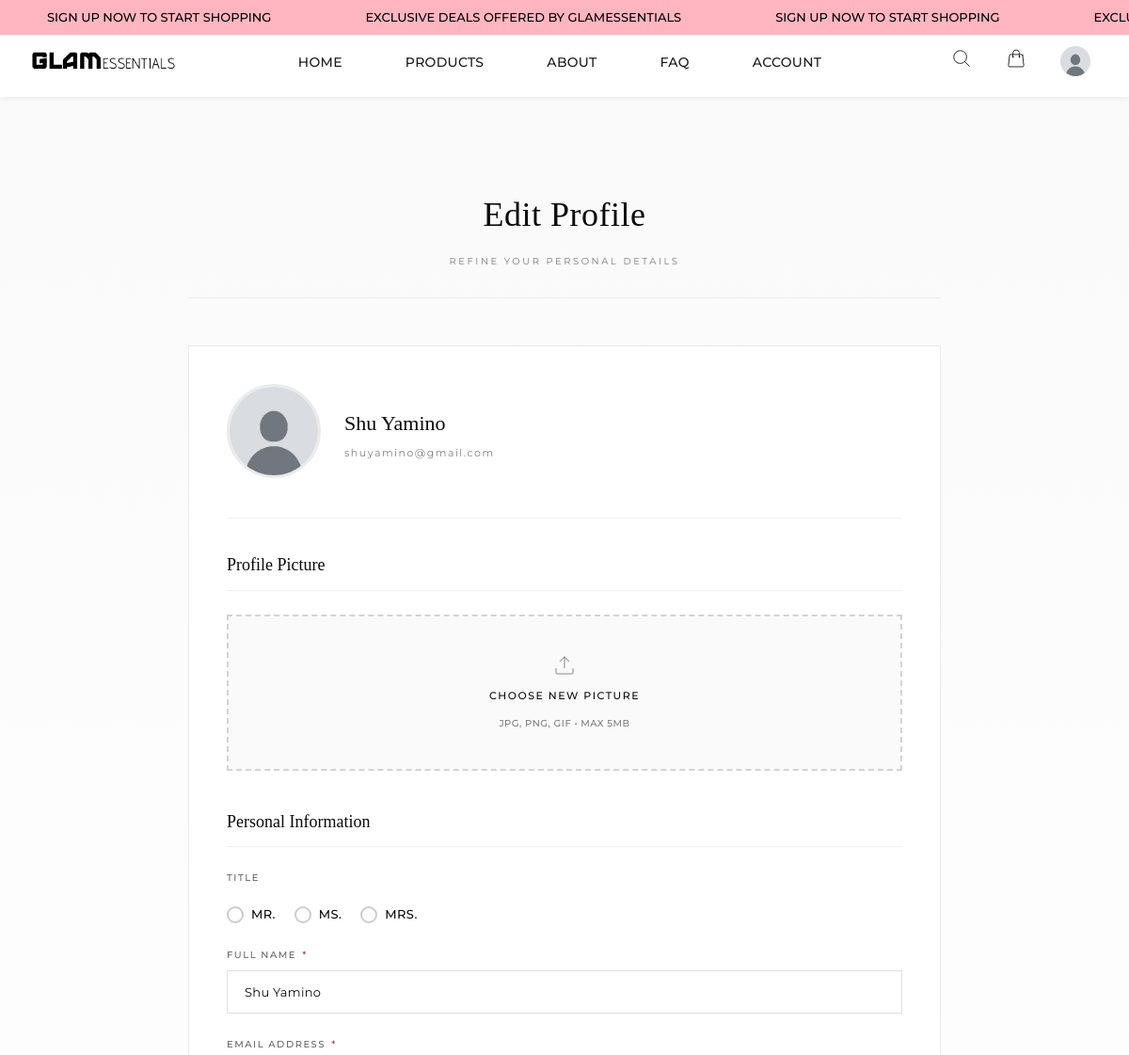
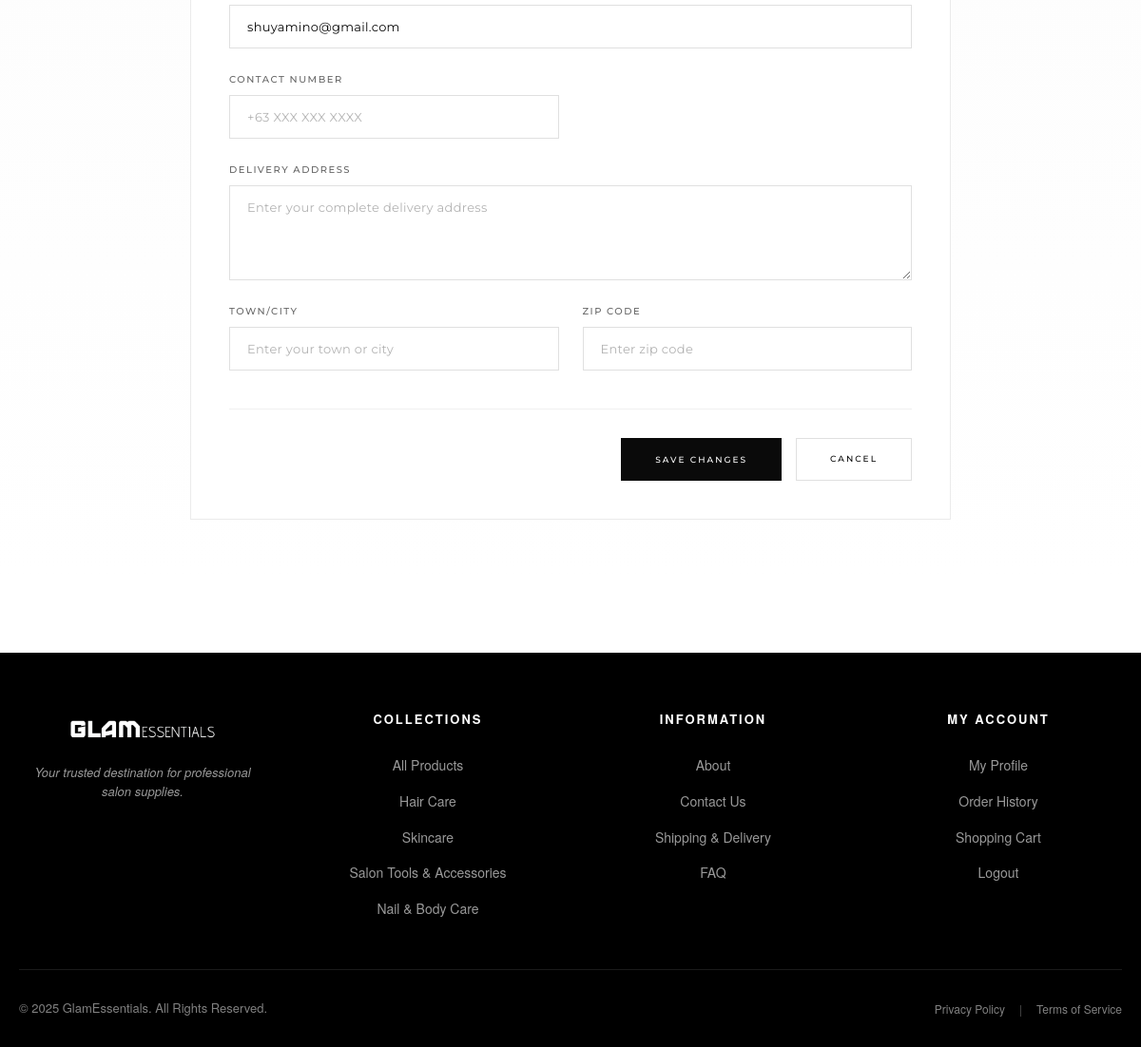
The page /user/edit_profile.php (signed in) on the database its author committed (2 pictures, top to bottom).
### tables this page shows
CREATE TABLE `users` (
  `user_id` int(11) NOT NULL,
  `name` varchar(255) NOT NULL,
  `email` varchar(255) NOT NULL,
  `password` varchar(255) NOT NULL,
  `img_name` varchar(255) DEFAULT NULL,
  `is_active` tinyint(1) NOT NULL DEFAULT 1,
  `last_login` datetime DEFAULT NULL,
  `role` enum('admin','staff','customer') NOT NULL DEFAULT 'customer',
  `created_at` timestamp NOT NULL DEFAULT current_timestamp()
);

CREATE TABLE `categories` (
  `category_id` int(11) NOT NULL,
  `category_name` varchar(64) NOT NULL,
  `img_name` varchar(255) DEFAULT NULL
);

### includes/config.php (called while the page is built, shortened)
<?php
$baseUrl = 'http://' . $_SERVER['HTTP_HOST'] . '/draftGlamEssentials';
?>

### user/edit_profile.php (the view, shortened to what this page needs)
<?php
require_once('../includes/config.php');
$user_id = (int) $_SESSION['user_id'];
$stmt = $conn->prepare("SELECT name, email, img_name FROM users WHERE user_id = ?");
$stmt->bind_param("i", $user_id);
$stmt->execute();
$current = $stmt->get_result()->fetch_assoc();
if (empty($current['img_name'])) {
	$defaultImg = 'nopfp.jpg';
	$upd = $conn->prepare("UPDATE users SET img_name = ? WHERE user_id = ?");
	$upd->bind_param("si", $defaultImg, $user_id);
	if ($upd->execute()) {
		$current['img_name'] = $defaultImg;
	}
}
$customer_stmt = $conn->prepare("SELECT customer_id, address, contact_no, title, town, zipcode FROM customers WHERE user_id = ?");
$customer_stmt->bind_param("i", $user_id);
$customer_stmt->execute();
$customer_result = $customer_stmt->get_result();
$customer_data = $customer_result->fetch_assoc();
require_once('../includes/header.php');
?>
<main class="edit-profile-page">
    <div class="edit-container">
        <div class="page-header">
            <h1 class="lux-title">Edit Profile</h1>
            <p class="lux-subtitle">Refine your personal details</p>
        </div>
        <div class="profile-card">
            <div class="current-avatar-section">
                <div class="avatar-preview">
                    <?php
					if (!empty($current['img_name'])) {
						$current_pic = htmlspecialchars($baseUrl) . '/user/images/profile_pictures/' . $current['img_name'];
                    } else {
						$current_pic = htmlspecialchars($baseUrl) . '/user/images/profile_pictures/nopfp.jpg';
                    }
                    ?>
                    <img src="<?php echo htmlspecialchars($current_pic); ?>"
                         alt="Current Profile Picture"
                         class="current-avatar"
                         id="avatarPreview"
						 onerror="this.src='<?php echo htmlspecialchars($baseUrl); ?>/user/images/profile_pictures/nopfp.jpg';">
                </div>
                <div class="avatar-info">
                    <h3 class="avatar-name"><?php echo htmlspecialchars($current['name']); ?></h3>
                    <p class="avatar-username"><?php echo htmlspecialchars($current['email']); ?></p>
                </div>
            </div>
            <form method="POST" enctype="multipart/form-data" class="edit-form">
                <div class="form-section">
                    <h3 class="section-title">Profile Picture</h3>
                    <div class="form-group file-upload-group">
                        <label for="profile_picture" class="file-upload-label">
                            <svg width="24" height="24" viewBox="0 0 24 24" fill="none" stroke="currentColor" stroke-width="1.5">
                                <path d="M21 15v4a2 2 0 0 1-2 2H5a2 2 0 0 1-2-2v-4"/><polyline points="17 8 12 3 7 8"/><line x1="12" y1="3" x2="12" y2="15"/>
                            </svg>
                            <span class="upload-text">Choose New Picture</span>
                            <span class="upload-hint">JPG, PNG, GIF • Max 5MB</span>
                        </label>
                    </div>
                </div>
                <div class="form-section">
                    <h3 class="section-title">Personal Information</h3>
                    <div class="form-grid">
                        <div class="form-group full-width">
                            <label>Title</label>
                            <div class="radio-group">
                                <label class="radio-label">
                                    <input type="radio" name="title" value="Mr."
                                           <?php echo (isset($customer_data['title']) && $customer_data['title'] === 'Mr.') ? 'checked' : ''; ?>>
                                    <span class="radio-text">Mr.</span>
                                </label>
                                <label class="radio-label">
                                    <input type="radio" name="title" value="Ms."
                                           <?php echo (isset($customer_data['title']) && $customer_data['title'] === 'Ms.') ? 'checked' : ''; ?>>
                                    <span class="radio-text">Ms.</span>
                                </label>
                                <label class="radio-label">
                                    <input type="radio" name="title" value="Mrs."
                                           <?php echo (isset($customer_data['title']) && $customer_data['title'] === 'Mrs.') ? 'checked' : ''; ?>>
                                    <span class="radio-text">Mrs.</span>
                                </label>
                            </div>
                        </div>
                        <div class="form-group full-width">
                            <label for="name">Full Name <span class="required">*</span></label>
                            <input type="text" id="name" name="name"
                                   value="<?php echo htmlspecialchars($current['name'] ?? ''); ?>"
                                   required class="form-input">
                        </div>
                        <div class="form-group full-width">
                            <label for="email">Email Address <span class="required">*</span></label>
                            <input type="email" id="email" name="email"
                                   value="<?php echo htmlspecialchars($current['email'] ?? ''); ?>"
                                   required class="form-input">
                        </div>
                        <div class="form-group">
                            <label for="contact_no">Contact Number</label>
                            <input type="text" id="contact_no" name="contact_no"
                                   value="<?php echo htmlspecialchars($customer_data['contact_no'] ?? ''); ?>"
                                   class="form-input" placeholder="+63 XXX XXX XXXX">
                        </div>
                        <div class="form-group full-width">
                            <label for="address">Delivery Address</label>
                            <textarea id="address" name="address" rows="3" class="form-textarea"
                                      placeholder="Enter your complete delivery address"><?php echo htmlspecialchars($customer_data['address'] ?? ''); ?></textarea>
                        </div>
                        <div class="form-group">
                            <label for="town">Town/City</label>
                            <input type="text" id="town" name="town"
                                   value="<?php echo htmlspecialchars($customer_data['town'] ?? ''); ?>"
                                   class="form-input" placeholder="Enter your town or city">
                        </div>
                        <div class="form-group">
                            <label for="zipcode">Zip Code</label>
                            <input type="text" id="zipcode" name="zipcode"
                                   value="<?php echo htmlspecialchars($customer_data['zipcode'] ?? ''); ?>"
                                   class="form-input" placeholder="Enter zip code" maxlength="10">
                        </div>
                    </div>
                </div>
                <div class="form-actions">
                    <button type="submit" class="btn btn-save">
                        <span>Save Changes</span>
                    </button>
                    <a href="../index.php" class="btn btn-cancel">
                        <span>Cancel</span>
                    </a>
                </div>
            </form>
        </div>
    </div>
</main>
<?php require_once('../includes/footer.php'); ?>

### includes/footer.php (shortened to what this page needs)
<footer class="footer">
    <div class="footer-content">
        <div class="footer-grid">
            <div class="footer-column">
                <div class="footer-logo">
                    <img src="<?= htmlspecialchars($baseUrl) ?>/assets/logo2.png" alt="GlamEssentials" class="logo-img">
                </div>
                <p class="footer-tagline">Your trusted destination for professional salon supplies.</p>
            </div>
            <div class="footer-column">
                <h4 class="footer-title">Collections</h4>
                <ul class="footer-links">
                    <li><a href="<?= htmlspecialchars($baseUrl) ?>/products.php">All Products</a></li>
                    <?php
                    if (isset($conn) && $conn) {
                        $cat_query = "SELECT category_id, category_name FROM categories ORDER BY category_id";
                        $cat_result = $conn->query($cat_query);
                        if ($cat_result && $cat_result->num_rows > 0) {
                            while ($cat = $cat_result->fetch_assoc()) {
                                echo '<li><a href="' . htmlspecialchars($baseUrl) . '/products.php?category=' . $cat['category_id'] . '">' . htmlspecialchars($cat['category_name']) . '</a></li>';
                            }
                        }
                    }
                    ?>
                </ul>
            </div>
            <div class="footer-column">
                <h4 class="footer-title">Information</h4>
                <ul class="footer-links">
                    <li><a href="<?= htmlspecialchars($baseUrl) ?>/about.php">About</a></li>
                    <li><a href="<?= htmlspecialchars($baseUrl) ?>/contact.php">Contact Us</a></li>
                    <li><a href="<?= htmlspecialchars($baseUrl) ?>/shipping.php">Shipping & Delivery</a></li>
                    <li><a href="<?= htmlspecialchars($baseUrl) ?>/faq.php">FAQ</a></li>
                </ul>
            </div>
            <div class="footer-column">
                <h4 class="footer-title">My Account</h4>
                <ul class="footer-links">
                    <?php if (isset($_SESSION['user_id'])): ?>
                        <li><a href="<?= htmlspecialchars($baseUrl) ?>/user/profile.php">My Profile</a></li>
                        <li><a href="<?= htmlspecialchars($baseUrl) ?>/user/myorders.php">Order History</a></li>
                        <li><a href="<?= htmlspecialchars($baseUrl) ?>/cart/view.php">Shopping Cart</a></li>
                        <li><a href="<?= htmlspecialchars($baseUrl) ?>/user/logout.php">Logout</a></li>
                    <?php else: ?>
                        <li><a href="<?= htmlspecialchars($baseUrl) ?>/user/login.php">Login/Register</a></li>
                        <li><a href="<?= htmlspecialchars($baseUrl) ?>/cart/view.php">Shopping Cart</a></li>
                        <li><a href="<?= htmlspecialchars($baseUrl) ?>/products.php">Browse Products</a></li>
                    <?php endif; ?>
                </ul>
            </div>
        </div>
        <div class="footer-bottom">
            <p>&copy; <?php echo date("Y"); ?> GlamEssentials. All Rights Reserved.</p>
            <div class="footer-legal">
                <a href="<?= htmlspecialchars($baseUrl) ?>/privacy.php">Privacy Policy</a>
                <span class="separator">|</span>
                <a href="<?= htmlspecialchars($baseUrl) ?>/terms.php">Terms of Service</a>
            </div>
        </div>
    </div>
</footer>
</body>
</html>

### includes/style/style.css (style rules this page uses)
* { margin: 0; padding: 0; box-sizing: border-box; }
html { min-height: 100vh; overflow-x: hidden; }
body { font-family: 'Montserrat', sans-serif; background-color: #fff; min-height: 100vh; display: flex; flex-direction: column; margin: 0; position: relative; overflow-x: hidden; padding-top: 100px; }
main { width: 100%; position: relative; z-index: 1; padding-bottom: 60px; }
.logo-img { height: 44px; transition: transform 0.25s ease; display: block; }

### includes/footer.php (style rules this page uses)
.footer { background: #000; color: #fff; padding: 60px 0 30px; margin-top: 80px; font-family: 'Helvetica Neue', Arial, sans-serif; }
.footer-content { max-width: 1200px; margin: 0 auto; padding: 0 20px; }
.footer-grid { display: grid; grid-template-columns: repeat(auto-fit, minmax(200px, 1fr)); gap: 40px; margin-bottom: 40px; }
.footer-column { display: flex; flex-direction: column; align-items: center; text-align: center; }
.footer-logo { font-family: 'Playfair Display', serif; font-size: 24px; font-weight: 700; letter-spacing: 3px; margin-bottom: 12px; color: #fff; }
.footer-tagline { font-size: 13px; color: rgba(255, 255, 255, 0.6); line-height: 1.6; margin-bottom: 10px; font-style: italic; }
.footer-title { font-size: 13px; font-weight: 600; letter-spacing: 2px; text-transform: uppercase; margin: 0 auto 25px; color: #fff; text-align: center; display: block; width: 100%; }
.footer-links { list-style: none; padding: 0; margin: 0; display: flex; flex-direction: column; align-items: center; }
.footer-links li { margin-bottom: 12px; text-align: center; width: 100%; }
.footer-links a { color: rgba(255, 255, 255, 0.6); font-size: 14px; text-decoration: none; transition: all 0.3s ease; display: inline-block; width: 100%; text-align: center; }
.footer-bottom { border-top: 1px solid rgba(255, 255, 255, 0.1); padding-top: 30px; display: flex; justify-content: space-between; align-items: center; flex-wrap: wrap; gap: 15px; }
.footer-bottom p { font-size: 13px; color: rgba(255, 255, 255, 0.5); margin: 0; }
.footer-legal { display: flex; gap: 15px; align-items: center; }
.footer-legal a { color: rgba(255, 255, 255, 0.5); font-size: 12px; text-decoration: none; transition: color 0.3s ease; }
.footer-legal .separator { color: rgba(255, 255, 255, 0.3); font-size: 12px; }

### rows shown on the page
users: name "Shu Yamino", email "shuyamino@gmail.com"
categories: category_name "Hair Care"
categories: category_name "Skincare"
categories: category_name "Salon Tools & Accessories"
categories: category_name "Nail & Body Care"
